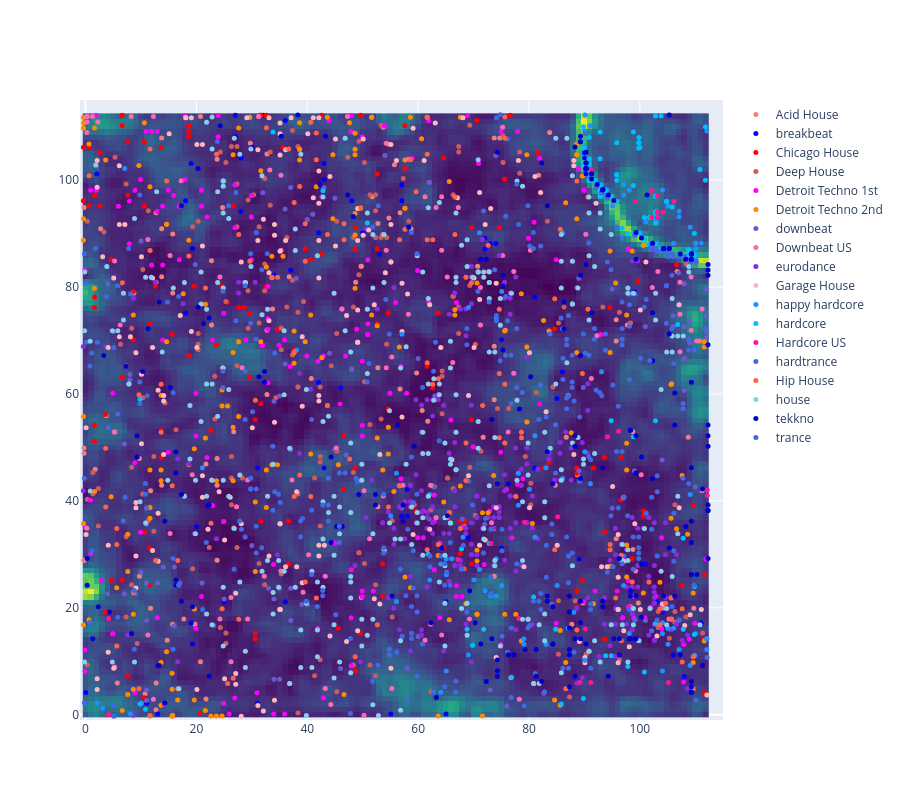

The code cell stored with this chart in its notebook:
### Code cell
lay=go.Layout(width=900, height=800)
fig=go.Figure(data=data, layout=lay)
#fig.savefig('SOM-BPM-PhSp-ChCorr-Crest-Genres.pdf', format='pdf',bbox_inches='tight')
fig.update_xaxes(range=[-1, 115])  # Set x-axis range
fig.update_yaxes(range=[-1, 115])  # Set y-axis range
fig.show()
